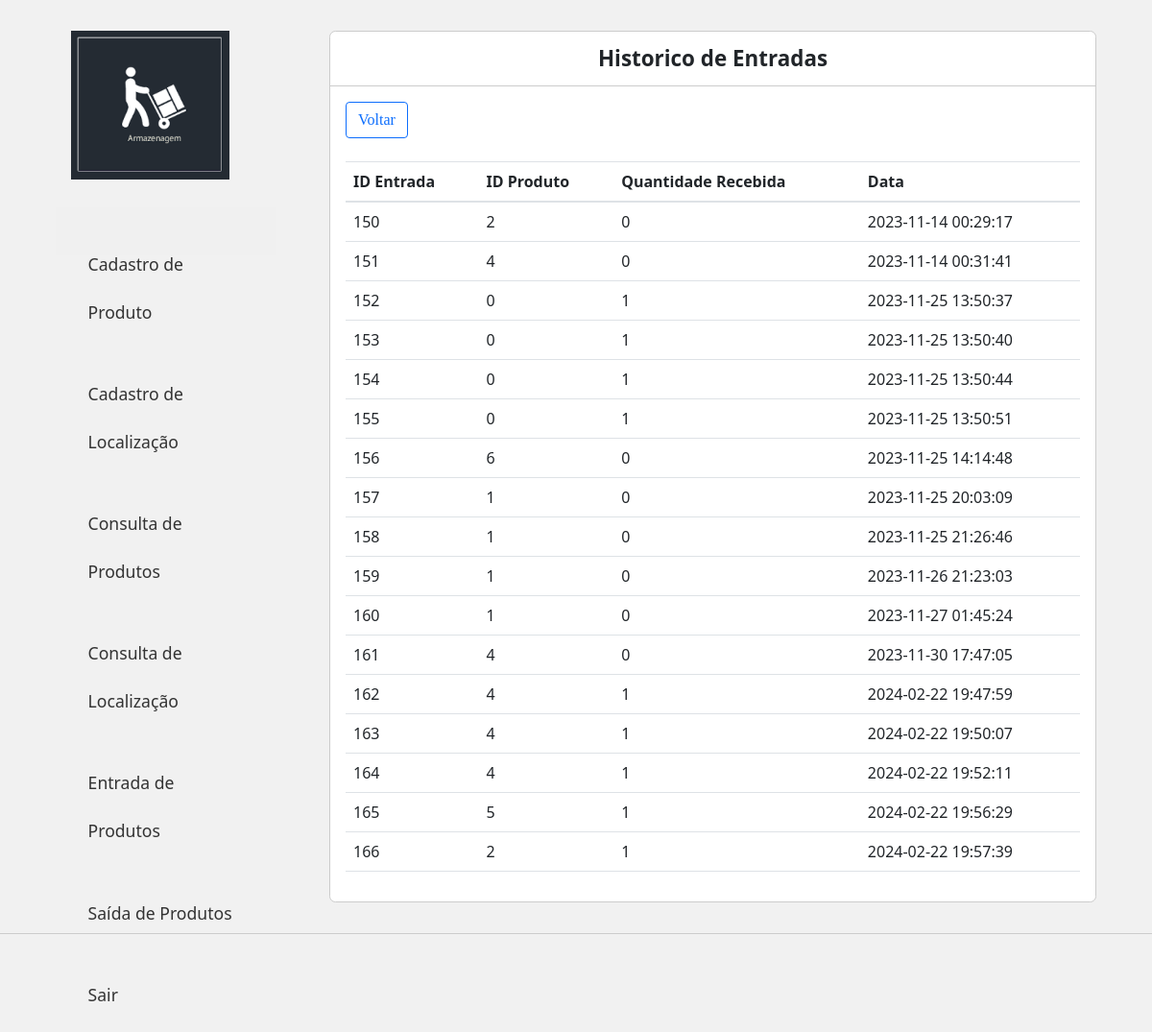
Screenshot of /Stoq/historico_entrada.php with the database file from the repository.
### tables this page shows
CREATE TABLE `tbdordementrada` (
  `id_OrdemEntrada` int(11) NOT NULL,
  `id_Produto` int(11) NOT NULL,
  `id_armazem` int(11) NOT NULL,
  `qtd_Produto` int(11) NOT NULL,
  `dt_Atualizacao` datetime NOT NULL DEFAULT current_timestamp()
);

### Stoq/historico_entrada.php (the view, shortened to what this page needs)
<?php
require_once 'header.php';
require_once 'conection.php';
?>
<main class="col-sm-9">
	<div class="principal">
		<div class="titulo">
			Historico de Entradas
		</div>
		<div class="conteudo">
			<div class="item">
				<a class='btn btn-outline-primary' style=" right: 590px; top: 100px; font-family:'calibri';" href='entrada.php'>Voltar</a><br><br>
				<table class="table">
				  <thead>
				    <tr>
				      <th scope="col">ID Entrada</th>
				      <th scope="col">ID Produto</th>
				      <th scope="col">Quantidade Recebida</th>
				      <th scope="col">Data</th>
				    </tr>
				  </thead>
				  <tbody>
				  	<?php
				  		$stmt = $conn->prepare("SELECT * FROM tbdordementrada");
						$stmt->execute();
						$results = $stmt->fetchAll(PDO::FETCH_ASSOC);
				  		foreach($results as $row => $value){
								echo "<tr>";
                                echo "<td>" . $value['id_OrdemEntrada'] . "</td>";
								echo "<td>" . $value['id_Produto'] . "</td>";
								echo "<td>" . $value['qtd_Produto'] . "</td>";
								echo "<td>" . $value['dt_Atualizacao'] . "</td>";
								echo "<tr>";
							}
				  	?>
				  </tbody>
				</table>
			</div>
		</div>
	</div>
</main>
<?php
include 'footer.php';
?>

### css/styles.css (style rules this page uses)
body { background: #f1f1f1; }
a { text-decoration: none; }
.principal { margin: 2em 1em; background: #fff; border: 1px solid #ccc; border-radius: .4em; }
.principal .titulo { padding: .5em 1em; font-size: 1.4em; font-weight: bold; border-bottom: 1px solid #ccc; text-align: center; }
.principal .conteudo { padding: 1em; }

### rows the page displays
tbdordementrada: id_OrdemEntrada "150", id_Produto "2", qtd_Produto "0", dt_Atualizacao "2023-11-14 00:29:17"
tbdordementrada: id_OrdemEntrada "151", id_Produto "4", qtd_Produto "0", dt_Atualizacao "2023-11-14 00:31:41"
tbdordementrada: id_OrdemEntrada "152", id_Produto "0", qtd_Produto "1", dt_Atualizacao "2023-11-25 13:50:37"
tbdordementrada: id_OrdemEntrada "153", id_Produto "0", qtd_Produto "1", dt_Atualizacao "2023-11-25 13:50:40"
tbdordementrada: id_OrdemEntrada "154", id_Produto "0", qtd_Produto "1", dt_Atualizacao "2023-11-25 13:50:44"
tbdordementrada: id_OrdemEntrada "155", id_Produto "0", qtd_Produto "1", dt_Atualizacao "2023-11-25 13:50:51"
tbdordementrada: id_OrdemEntrada "156", id_Produto "6", qtd_Produto "0", dt_Atualizacao "2023-11-25 14:14:48"
tbdordementrada: id_OrdemEntrada "157", id_Produto "1", qtd_Produto "0", dt_Atualizacao "2023-11-25 20:03:09"
tbdordementrada: id_OrdemEntrada "158", id_Produto "1", qtd_Produto "0", dt_Atualizacao "2023-11-25 21:26:46"
tbdordementrada: id_OrdemEntrada "159", id_Produto "1", qtd_Produto "0", dt_Atualizacao "2023-11-26 21:23:03"
tbdordementrada: id_OrdemEntrada "160", id_Produto "1", qtd_Produto "0", dt_Atualizacao "2023-11-27 01:45:24"
tbdordementrada: id_OrdemEntrada "161", id_Produto "4", qtd_Produto "0", dt_Atualizacao "2023-11-30 17:47:05"
tbdordementrada: id_OrdemEntrada "162", id_Produto "4", qtd_Produto "1", dt_Atualizacao "2024-02-22 19:47:59"
tbdordementrada: id_OrdemEntrada "163", id_Produto "4", qtd_Produto "1", dt_Atualizacao "2024-02-22 19:50:07"
tbdordementrada: id_OrdemEntrada "164", id_Produto "4", qtd_Produto "1", dt_Atualizacao "2024-02-22 19:52:11"
tbdordementrada: id_OrdemEntrada "165", id_Produto "5", qtd_Produto "1", dt_Atualizacao "2024-02-22 19:56:29"
tbdordementrada: id_OrdemEntrada "166", id_Produto "2", qtd_Produto "1", dt_Atualizacao "2024-02-22 19:57:39"
